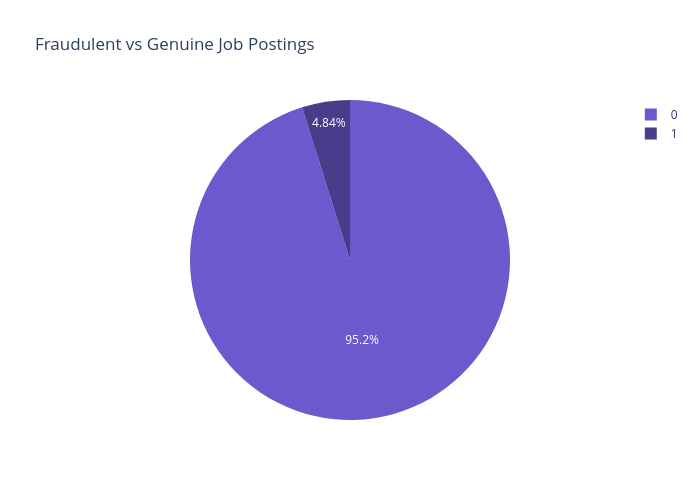

This figure's notebook cell:
### Markdown cell above
#### Aim:
To analyze the proportion of fraudulent vs genuine job postings in the dataset. This helps understand how common fake job posts are.

### Code cell
fig = px.pie(
    df,
    names='fraudulent',
    title="Fraudulent vs Genuine Job Postings",
    color='fraudulent',
    color_discrete_sequence=['slateblue','darkslateblue'],
    width=700,    # Width in pixels
    height=500
)

fig.show()

### Figure 1 — Plotly figure (JSON) as saved in the notebook; plotly's stock layout.template omitted (floating-point values rounded to 4 significant figures; data arrays with more than 128 entries replaced by an {"elided": "..."} marker saying what was removed)
{"data": [{"customdata": {"elided": "17880x1 int values"}, "domain": {"x": [0, 1], "y": [0, 1]}, "hovertemplate": "fraudulent=%{customdata[0]}<extra></extra>", "labels": {"elided": "17880 int values"}, "legendgroup": "", "marker": {"colors": {"elided": "17880 str values"}}, "name": "", "showlegend": true, "type": "pie"}], "layout": {"height": 500, "legend": {"tracegroupgap": 0}, "piecolorway": ["slateblue", "darkslateblue"], "title": {"text": "Fraudulent vs Genuine Job Postings"}, "width": 700}}
